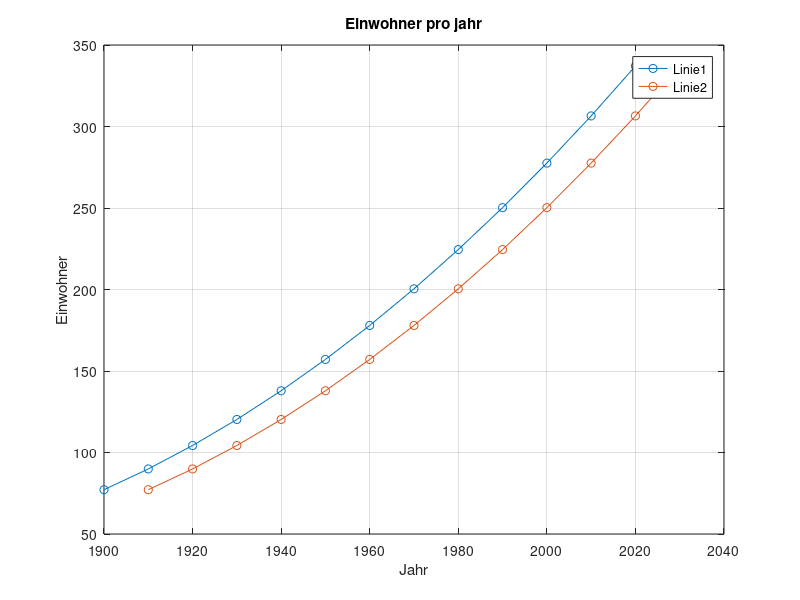

Write the MATLAB code that produced this figure.
%Valentin Finsterle 28/04/2020 Gruppe A2
warning('on');

%%Aufräumen
clc; 
clear; 
close all;

%%Datei Laden
load('Einwohner_USA_1900_2020.mat');

Jahr = Daten(:,1);
Jahr2 = 1910:10:2030;
Einwohner = Daten(:,2);

%%Rechnung
p = polyfit(Jahr, Einwohner, 2);
h = polyval(p,Jahr);
p2 = polyfit(Jahr2, Einwohner, 2);
h2 = polyval(p2,Jahr2);

%%Schaubild
figure(1);
plot(Jahr,h,'-o',Jahr2,h2,'-o');
title('Einwohner pro jahr');
xlabel('Jahr');
ylabel('Einwohner');
legend('Linie1', 'Linie2');
grid;